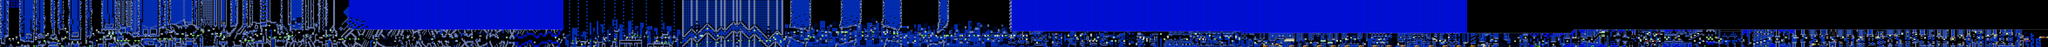

This game map was drawn from its Tiled (.tmx) file and the tilesets committed beside it. A one-line description and the trimmed map source follow:
An orthogonal 1174x27 tile map with 16x16 px tiles, 2 tile layers (SP, ...), 2 tilesets, 2 image layers.

<map version="1.10" tiledversion="1.11.2" orientation="orthogonal" renderorder="right-down" width="1174" height="27" tilewidth="16" tileheight="16" infinite="0" nextlayerid="5" nextobjectid="1">
 <editorsettings>
  <chunksize width="16" height="27" />
  <export target="../LEVELS/LEVEL DATA/lvlset_C/slaughterhouse.csv" format="csv" />
 </editorsettings>
 <tileset firstgid="1" name="famidash" tilewidth="16" tileheight="16" tilecount="256" columns="16">
  <image source="../../../GRAPHICS/famidash.bmp" width="256" height="256" />
 </tileset>
 <tileset firstgid="257" name="sprites" tilewidth="16" tileheight="16" tilecount="256" columns="16">
  <image source="../../../GRAPHICS/sprites.png" width="256" height="256" />
 </tileset>
 <imagelayer id="3" name="Image Layer 1" parallaxx="0.9" parallaxy="0.9" repeatx="1" repeaty="1">
  <image source="../../../GRAPHICS/Old/parallax Blue.bmp" width="144" height="72" />
 </imagelayer>
 <imagelayer id="4" name="Image Layer 2" offsetx="0" offsety="432" repeatx="1">
  <image source="../../../GRAPHICS/ground.bmp" width="64" height="128" />
 </imagelayer>
 <layer id="1" width="1174" height="27">
  <data>[31698 cells, 26696 non-empty, 190 distinct tile ids]</data>
 </layer>
 <layer id="2" name="SP" width="1174" height="27">
  <data>[31698 cells, 656 non-empty, 66 distinct tile ids]</data>
 </layer>
</map>
